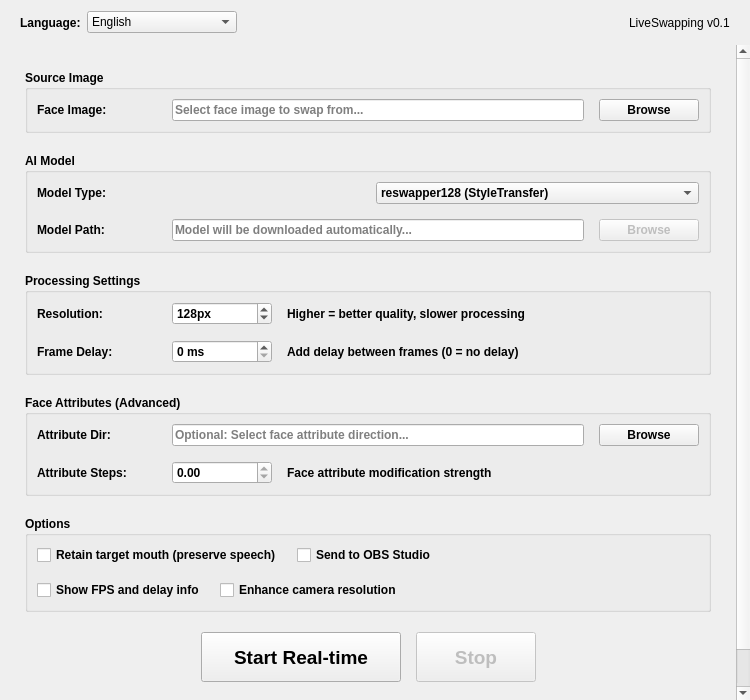
<?xml version="1.0" encoding="UTF-8"?>
<ui version="4.0">
 <class>RealtimeGUI</class>
 <widget class="QWidget" name="RealtimeGUI">
  <property name="geometry">
   <rect>
    <x>0</x>
    <y>0</y>
    <width>750</width>
    <height>700</height>
   </rect>
  </property>
  <property name="minimumSize">
   <size>
    <width>750</width>
    <height>700</height>
   </size>
  </property>
  <property name="windowTitle">
   <string>LiveSwapping - Real-time Processing</string>
  </property>
  <layout class="QVBoxLayout" name="mainLayout">
   <property name="spacing">
    <number>0</number>
   </property>
   <property name="leftMargin">
    <number>0</number>
   </property>
   <property name="topMargin">
    <number>0</number>
   </property>
   <property name="rightMargin">
    <number>0</number>
   </property>
   <property name="bottomMargin">
    <number>0</number>
   </property>
   <item>
    <!-- Language Bar -->
    <widget class="QFrame" name="languageFrame">
     <property name="minimumSize">
      <size>
       <width>0</width>
       <height>45</height>
      </size>
     </property>
     <property name="maximumSize">
      <size>
       <width>16777215</width>
       <height>45</height>
      </size>
     </property>
     <property name="frameShape">
      <enum>QFrame::NoFrame</enum>
     </property>
     <layout class="QHBoxLayout" name="languageLayout">
      <property name="leftMargin">
       <number>20</number>
      </property>
      <property name="topMargin">
       <number>10</number>
      </property>
      <property name="rightMargin">
       <number>20</number>
      </property>
      <property name="bottomMargin">
       <number>10</number>
      </property>
      <item>
       <widget class="QLabel" name="languageLabel">
        <property name="text">
         <string>Language:</string>
        </property>
        <property name="font">
         <font>
          <weight>75</weight>
          <bold>true</bold>
         </font>
        </property>
       </widget>
      </item>
      <item>
       <widget class="QComboBox" name="languageCombo">
        <property name="minimumSize">
         <size>
          <width>150</width>
          <height>0</height>
         </size>
        </property>
        <item>
         <property name="text">
          <string>English</string>
         </property>
        </item>
        <item>
         <property name="text">
          <string>Русский</string>
         </property>
        </item>
       </widget>
      </item>
      <item>
       <spacer name="horizontalSpacer">
        <property name="orientation">
         <enum>Qt::Horizontal</enum>
        </property>
        <property name="sizeHint" stdset="0">
         <size>
          <width>40</width>
          <height>20</height>
         </size>
        </property>
       </spacer>
      </item>
      <item>
       <widget class="QLabel" name="versionLabel">
        <property name="text">
         <string>LiveSwapping v0.1</string>
        </property>
        <property name="font">
         <font>
          <pointsize>9</pointsize>
         </font>
        </property>
       </widget>
      </item>
     </layout>
    </widget>
   </item>
   <item>
    <!-- Main Content -->
    <widget class="QScrollArea" name="scrollArea">
     <property name="frameShape">
      <enum>QFrame::NoFrame</enum>
     </property>
     <property name="widgetResizable">
      <bool>true</bool>
     </property>
     <widget class="QWidget" name="scrollAreaWidgetContents">
      <property name="geometry">
       <rect>
        <x>0</x>
        <y>0</y>
        <width>748</width>
        <height>851</height>
       </rect>
      </property>
      <layout class="QVBoxLayout" name="contentLayout">
       <property name="spacing">
        <number>20</number>
       </property>
       <property name="leftMargin">
        <number>25</number>
       </property>
       <property name="topMargin">
        <number>25</number>
       </property>
       <property name="rightMargin">
        <number>25</number>
       </property>
       <property name="bottomMargin">
        <number>25</number>
       </property>
       <item>
        <!-- Source Image Group -->
        <widget class="QGroupBox" name="sourceGroup">
         <property name="title">
          <string>Source Image</string>
         </property>
         <property name="font">
          <font>
           <weight>75</weight>
           <bold>true</bold>
          </font>
         </property>
         <layout class="QVBoxLayout" name="sourceLayout">
          <property name="spacing">
           <number>15</number>
          </property>
          <item>
           <layout class="QHBoxLayout" name="sourceFileLayout">
            <item>
             <widget class="QLabel" name="sourceLabel">
              <property name="minimumSize">
               <size>
                <width>120</width>
                <height>0</height>
               </size>
              </property>
              <property name="text">
               <string>Face Image:</string>
              </property>
              <property name="font">
               <font>
                <weight>75</weight>
                <bold>true</bold>
               </font>
              </property>
             </widget>
            </item>
            <item>
             <widget class="QLineEdit" name="sourceEdit">
              <property name="placeholderText">
               <string>Select face image to swap from...</string>
              </property>
             </widget>
            </item>
            <item>
             <widget class="QPushButton" name="sourceBrowseButton">
              <property name="minimumSize">
               <size>
                <width>100</width>
                <height>0</height>
               </size>
              </property>
              <property name="text">
               <string>Browse</string>
              </property>
             </widget>
            </item>
           </layout>
          </item>
         </layout>
        </widget>
       </item>
       <item>
        <!-- AI Model Group -->
        <widget class="QGroupBox" name="modelGroup">
         <property name="title">
          <string>AI Model</string>
         </property>
         <property name="font">
          <font>
           <weight>75</weight>
           <bold>true</bold>
          </font>
         </property>
         <layout class="QVBoxLayout" name="modelLayout">
          <property name="spacing">
           <number>15</number>
          </property>
          <item>
           <layout class="QHBoxLayout" name="modelSelectLayout">
            <item>
             <widget class="QLabel" name="modelLabel">
              <property name="minimumSize">
               <size>
                <width>120</width>
                <height>0</height>
               </size>
              </property>
              <property name="text">
               <string>Model Type:</string>
              </property>
              <property name="font">
               <font>
                <weight>75</weight>
                <bold>true</bold>
               </font>
              </property>
             </widget>
            </item>
            <item>
             <widget class="QComboBox" name="modelCombo">
              <item>
               <property name="text">
                <string>reswapper128 (StyleTransfer)</string>
               </property>
              </item>
              <item>
               <property name="text">
                <string>reswapper256 (StyleTransfer)</string>
               </property>
              </item>
              <item>
               <property name="text">
                <string>inswapper128 (InsightFace)</string>
               </property>
              </item>
              <item>
               <property name="text">
                <string>DFM Model (Custom)</string>
               </property>
              </item>
             </widget>
            </item>
           </layout>
          </item>
          <item>
           <layout class="QHBoxLayout" name="modelPathLayout">
            <item>
             <widget class="QLabel" name="modelPathLabel">
              <property name="minimumSize">
               <size>
                <width>120</width>
                <height>0</height>
               </size>
              </property>
              <property name="text">
               <string>Model Path:</string>
              </property>
              <property name="font">
               <font>
                <weight>75</weight>
                <bold>true</bold>
               </font>
              </property>
             </widget>
            </item>
            <item>
             <widget class="QLineEdit" name="modelPathEdit">
              <property name="readOnly">
               <bool>true</bool>
              </property>
              <property name="placeholderText">
               <string>Model will be downloaded automatically...</string>
              </property>
             </widget>
            </item>
            <item>
             <widget class="QPushButton" name="modelBrowseButton">
              <property name="minimumSize">
               <size>
                <width>100</width>
                <height>0</height>
               </size>
              </property>
              <property name="enabled">
               <bool>false</bool>
              </property>
              <property name="text">
               <string>Browse</string>
              </property>
             </widget>
            </item>
           </layout>
          </item>
         </layout>
        </widget>
       </item>
       <item>
        <!-- Processing Settings Group -->
        <widget class="QGroupBox" name="processingGroup">
         <property name="title">
          <string>Processing Settings</string>
         </property>
         <property name="font">
          <font>
           <weight>75</weight>
           <bold>true</bold>
          </font>
         </property>
         <layout class="QVBoxLayout" name="processingLayout">
          <property name="spacing">
           <number>15</number>
          </property>
          <item>
           <layout class="QHBoxLayout" name="resolutionLayout">
            <item>
             <widget class="QLabel" name="resolutionLabel">
              <property name="minimumSize">
               <size>
                <width>120</width>
                <height>0</height>
               </size>
              </property>
              <property name="text">
               <string>Resolution:</string>
              </property>
              <property name="font">
               <font>
                <weight>75</weight>
                <bold>true</bold>
               </font>
              </property>
             </widget>
            </item>
            <item>
             <widget class="QSpinBox" name="resolutionSpinBox">
              <property name="minimumSize">
               <size>
                <width>100</width>
                <height>0</height>
               </size>
              </property>
              <property name="suffix">
               <string>px</string>
              </property>
              <property name="minimum">
               <number>64</number>
              </property>
              <property name="maximum">
               <number>512</number>
              </property>
              <property name="value">
               <number>128</number>
              </property>
             </widget>
            </item>
            <item>
             <widget class="QLabel" name="resolutionInfoLabel">
              <property name="text">
               <string>Higher = better quality, slower processing</string>
              </property>
              <property name="font">
               <font>
                <pointsize>9</pointsize>
               </font>
              </property>
             </widget>
            </item>
            <item>
             <spacer name="resolutionSpacer">
              <property name="orientation">
               <enum>Qt::Horizontal</enum>
              </property>
              <property name="sizeHint" stdset="0">
               <size>
                <width>40</width>
                <height>20</height>
               </size>
              </property>
             </spacer>
            </item>
           </layout>
          </item>
          <item>
           <layout class="QHBoxLayout" name="delayLayout">
            <item>
             <widget class="QLabel" name="delayLabel">
              <property name="minimumSize">
               <size>
                <width>120</width>
                <height>0</height>
               </size>
              </property>
              <property name="text">
               <string>Frame Delay:</string>
              </property>
              <property name="font">
               <font>
                <weight>75</weight>
                <bold>true</bold>
               </font>
              </property>
             </widget>
            </item>
            <item>
             <widget class="QSpinBox" name="delaySpinBox">
              <property name="minimumSize">
               <size>
                <width>100</width>
                <height>0</height>
               </size>
              </property>
              <property name="suffix">
               <string> ms</string>
              </property>
              <property name="minimum">
               <number>0</number>
              </property>
              <property name="maximum">
               <number>5000</number>
              </property>
              <property name="value">
               <number>0</number>
              </property>
             </widget>
            </item>
            <item>
             <widget class="QLabel" name="delayInfoLabel">
              <property name="text">
               <string>Add delay between frames (0 = no delay)</string>
              </property>
              <property name="font">
               <font>
                <pointsize>9</pointsize>
               </font>
              </property>
             </widget>
            </item>
            <item>
             <spacer name="delaySpacer">
              <property name="orientation">
               <enum>Qt::Horizontal</enum>
              </property>
              <property name="sizeHint" stdset="0">
               <size>
                <width>40</width>
                <height>20</height>
               </size>
              </property>
             </spacer>
            </item>
           </layout>
          </item>
         </layout>
        </widget>
       </item>
       <item>
        <!-- Face Attributes Group -->
        <widget class="QGroupBox" name="attributesGroup">
         <property name="title">
          <string>Face Attributes (Advanced)</string>
         </property>
         <property name="font">
          <font>
           <weight>75</weight>
           <bold>true</bold>
          </font>
         </property>
         <layout class="QVBoxLayout" name="attributesLayout">
          <property name="spacing">
           <number>15</number>
          </property>
          <item>
           <layout class="QHBoxLayout" name="attributeFileLayout">
            <item>
             <widget class="QLabel" name="attributeLabel">
              <property name="minimumSize">
               <size>
                <width>120</width>
                <height>0</height>
               </size>
              </property>
              <property name="text">
               <string>Attribute Dir:</string>
              </property>
              <property name="font">
               <font>
                <weight>75</weight>
                <bold>true</bold>
               </font>
              </property>
             </widget>
            </item>
            <item>
             <widget class="QLineEdit" name="attributeEdit">
              <property name="placeholderText">
               <string>Optional: Select face attribute direction...</string>
              </property>
             </widget>
            </item>
            <item>
             <widget class="QPushButton" name="attributeBrowseButton">
              <property name="minimumSize">
               <size>
                <width>100</width>
                <height>0</height>
               </size>
              </property>
              <property name="text">
               <string>Browse</string>
              </property>
             </widget>
            </item>
           </layout>
          </item>
          <item>
           <layout class="QHBoxLayout" name="attributeStepsLayout">
            <item>
             <widget class="QLabel" name="stepsLabel">
              <property name="minimumSize">
               <size>
                <width>120</width>
                <height>0</height>
               </size>
              </property>
              <property name="text">
               <string>Attribute Steps:</string>
              </property>
              <property name="font">
               <font>
                <weight>75</weight>
                <bold>true</bold>
               </font>
              </property>
             </widget>
            </item>
            <item>
             <widget class="QDoubleSpinBox" name="stepsSpinBox">
              <property name="minimumSize">
               <size>
                <width>100</width>
                <height>0</height>
               </size>
              </property>
              <property name="minimum">
               <number>-10.000000000000000</number>
              </property>
              <property name="maximum">
               <number>10.000000000000000</number>
              </property>
              <property name="singleStep">
               <number>0.100000000000000</number>
              </property>
              <property name="value">
               <number>0.000000000000000</number>
              </property>
             </widget>
            </item>
            <item>
             <widget class="QLabel" name="stepsInfoLabel">
              <property name="text">
               <string>Face attribute modification strength</string>
              </property>
              <property name="font">
               <font>
                <pointsize>9</pointsize>
               </font>
              </property>
             </widget>
            </item>
            <item>
             <spacer name="stepsSpacer">
              <property name="orientation">
               <enum>Qt::Horizontal</enum>
              </property>
              <property name="sizeHint" stdset="0">
               <size>
                <width>40</width>
                <height>20</height>
               </size>
              </property>
             </spacer>
            </item>
           </layout>
          </item>
         </layout>
        </widget>
       </item>
       <item>
        <!-- Options Group -->
        <widget class="QGroupBox" name="optionsGroup">
         <property name="title">
          <string>Options</string>
         </property>
         <property name="font">
          <font>
           <weight>75</weight>
           <bold>true</bold>
          </font>
         </property>
         <layout class="QVBoxLayout" name="optionsLayout">
          <property name="spacing">
           <number>15</number>
          </property>
          <item>
           <layout class="QHBoxLayout" name="optionsRow1Layout">
            <item>
             <widget class="QCheckBox" name="mouthCheckBox">
              <property name="text">
               <string>Retain target mouth (preserve speech)</string>
              </property>
              <property name="font">
               <font>
                <weight>75</weight>
                <bold>true</bold>
               </font>
              </property>
             </widget>
            </item>
            <item>
             <widget class="QCheckBox" name="obsCheckBox">
              <property name="text">
               <string>Send to OBS Studio</string>
              </property>
              <property name="font">
               <font>
                <weight>75</weight>
                <bold>true</bold>
               </font>
              </property>
             </widget>
            </item>
            <item>
             <spacer name="optionsRow1Spacer">
              <property name="orientation">
               <enum>Qt::Horizontal</enum>
              </property>
              <property name="sizeHint" stdset="0">
               <size>
                <width>40</width>
                <height>20</height>
               </size>
              </property>
             </spacer>
            </item>
           </layout>
          </item>
          <item>
           <layout class="QHBoxLayout" name="optionsRow2Layout">
            <item>
             <widget class="QCheckBox" name="fpsCheckBox">
              <property name="text">
               <string>Show FPS and delay info</string>
              </property>
              <property name="font">
               <font>
                <weight>75</weight>
                <bold>true</bold>
               </font>
              </property>
             </widget>
            </item>
            <item>
             <widget class="QCheckBox" name="enhanceCheckBox">
              <property name="text">
               <string>Enhance camera resolution</string>
              </property>
              <property name="font">
               <font>
                <weight>75</weight>
                <bold>true</bold>
               </font>
              </property>
             </widget>
            </item>
            <item>
             <spacer name="optionsRow2Spacer">
              <property name="orientation">
               <enum>Qt::Horizontal</enum>
              </property>
              <property name="sizeHint" stdset="0">
               <size>
                <width>40</width>
                <height>20</height>
               </size>
              </property>
             </spacer>
            </item>
           </layout>
          </item>
         </layout>
        </widget>
       </item>
       <item>
        <!-- Control Buttons -->
        <layout class="QHBoxLayout" name="controlsLayout">
         <property name="spacing">
          <number>15</number>
         </property>
         <item>
          <spacer name="controlsLeftSpacer">
           <property name="orientation">
            <enum>Qt::Horizontal</enum>
           </property>
           <property name="sizeHint" stdset="0">
            <size>
             <width>40</width>
             <height>20</height>
            </size>
           </property>
          </spacer>
         </item>
         <item>
          <widget class="QPushButton" name="startButton">
           <property name="minimumSize">
            <size>
             <width>200</width>
             <height>50</height>
            </size>
           </property>
           <property name="text">
            <string>Start Real-time</string>
           </property>
           <property name="font">
            <font>
             <pointsize>14</pointsize>
             <weight>75</weight>
             <bold>true</bold>
            </font>
           </property>
          </widget>
         </item>
         <item>
          <widget class="QPushButton" name="stopButton">
           <property name="minimumSize">
            <size>
             <width>120</width>
             <height>50</height>
            </size>
           </property>
           <property name="enabled">
            <bool>false</bool>
           </property>
           <property name="text">
            <string>Stop</string>
           </property>
           <property name="font">
            <font>
             <pointsize>14</pointsize>
             <weight>75</weight>
             <bold>true</bold>
            </font>
           </property>
          </widget>
         </item>
         <item>
          <spacer name="controlsRightSpacer">
           <property name="orientation">
            <enum>Qt::Horizontal</enum>
           </property>
           <property name="sizeHint" stdset="0">
            <size>
             <width>40</width>
             <height>20</height>
            </size>
           </property>
          </spacer>
         </item>
        </layout>
       </item>
       <item>
        <!-- Info Label -->
        <widget class="QLabel" name="infoLabel">
         <property name="text">
          <string>Press Stop or close this window to stop real-time processing.</string>
         </property>
         <property name="font">
          <font>
           <pointsize>9</pointsize>
           <italic>true</italic>
          </font>
         </property>
         <property name="alignment">
          <set>Qt::AlignCenter</set>
         </property>
        </widget>
       </item>
      </layout>
     </widget>
    </widget>
   </item>
  </layout>
 </widget>
 <resources/>
 <connections/>
</ui> 
